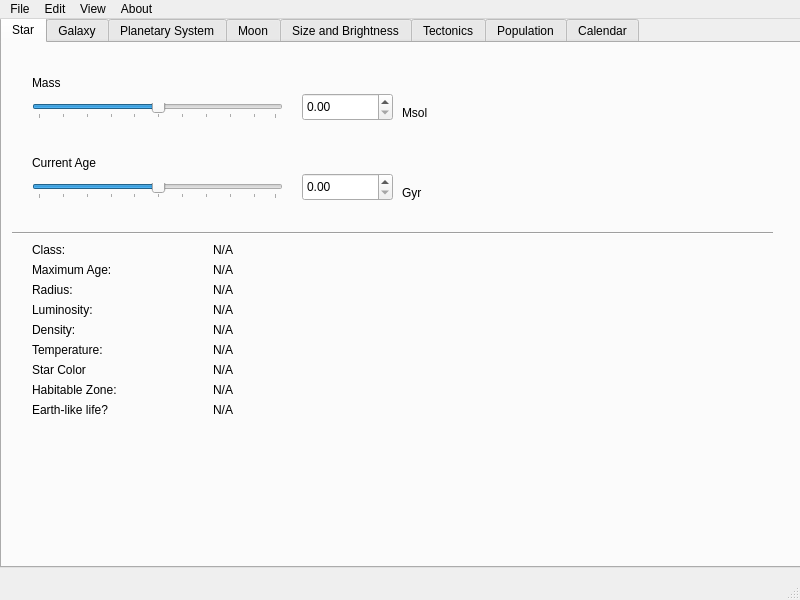
<?xml version="1.0" encoding="UTF-8"?>
<ui version="4.0">
 <class>WorldWeaver</class>
 <widget class="QMainWindow" name="WorldWeaver">
  <property name="geometry">
   <rect>
    <x>0</x>
    <y>0</y>
    <width>800</width>
    <height>600</height>
   </rect>
  </property>
  <property name="windowTitle">
   <string>WorldWeaver</string>
  </property>
  <widget class="QWidget" name="centralwidget">
   <widget class="QTabWidget" name="tabWidget">
    <property name="geometry">
     <rect>
      <x>0</x>
      <y>-2</y>
      <width>801</width>
      <height>551</height>
     </rect>
    </property>
    <property name="tabPosition">
     <enum>QTabWidget::TabPosition::North</enum>
    </property>
    <property name="currentIndex">
     <number>0</number>
    </property>
    <widget class="QWidget" name="tab">
     <attribute name="title">
      <string>Star</string>
     </attribute>
     <widget class="QLabel" name="label">
      <property name="geometry">
       <rect>
        <x>30</x>
        <y>30</y>
        <width>101</width>
        <height>20</height>
       </rect>
      </property>
      <property name="text">
       <string>Mass</string>
      </property>
     </widget>
     <widget class="QLabel" name="label_2">
      <property name="geometry">
       <rect>
        <x>30</x>
        <y>110</y>
        <width>101</width>
        <height>20</height>
       </rect>
      </property>
      <property name="text">
       <string>Current Age</string>
      </property>
     </widget>
     <widget class="QLabel" name="label_3">
      <property name="geometry">
       <rect>
        <x>400</x>
        <y>60</y>
        <width>63</width>
        <height>20</height>
       </rect>
      </property>
      <property name="text">
       <string>Msol</string>
      </property>
     </widget>
     <widget class="QLabel" name="label_4">
      <property name="geometry">
       <rect>
        <x>400</x>
        <y>140</y>
        <width>63</width>
        <height>20</height>
       </rect>
      </property>
      <property name="text">
       <string>Gyr</string>
      </property>
     </widget>
     <widget class="QSlider" name="starMassSlider">
      <property name="geometry">
       <rect>
        <x>30</x>
        <y>60</y>
        <width>251</width>
        <height>16</height>
       </rect>
      </property>
      <property name="maximum">
       <number>99</number>
      </property>
      <property name="singleStep">
       <number>1</number>
      </property>
      <property name="value">
       <number>50</number>
      </property>
      <property name="sliderPosition">
       <number>50</number>
      </property>
      <property name="orientation">
       <enum>Qt::Orientation::Horizontal</enum>
      </property>
      <property name="tickPosition">
       <enum>QSlider::TickPosition::TicksBelow</enum>
      </property>
     </widget>
     <widget class="QSlider" name="starAgeSlider">
      <property name="geometry">
       <rect>
        <x>30</x>
        <y>140</y>
        <width>251</width>
        <height>16</height>
       </rect>
      </property>
      <property name="maximum">
       <number>99</number>
      </property>
      <property name="singleStep">
       <number>1</number>
      </property>
      <property name="value">
       <number>50</number>
      </property>
      <property name="orientation">
       <enum>Qt::Orientation::Horizontal</enum>
      </property>
      <property name="tickPosition">
       <enum>QSlider::TickPosition::TicksBelow</enum>
      </property>
     </widget>
     <widget class="Line" name="line">
      <property name="geometry">
       <rect>
        <x>10</x>
        <y>180</y>
        <width>761</width>
        <height>20</height>
       </rect>
      </property>
      <property name="orientation">
       <enum>Qt::Orientation::Horizontal</enum>
      </property>
     </widget>
     <widget class="QWidget" name="formLayoutWidget">
      <property name="geometry">
       <rect>
        <x>30</x>
        <y>200</y>
        <width>201</width>
        <height>311</height>
       </rect>
      </property>
      <layout class="QFormLayout" name="formLayout">
       <property name="labelAlignment">
        <set>Qt::AlignmentFlag::AlignLeading|Qt::AlignmentFlag::AlignLeft|Qt::AlignmentFlag::AlignVCenter</set>
       </property>
       <property name="formAlignment">
        <set>Qt::AlignmentFlag::AlignRight|Qt::AlignmentFlag::AlignTop|Qt::AlignmentFlag::AlignTrailing</set>
       </property>
       <property name="leftMargin">
        <number>0</number>
       </property>
       <item row="0" column="0">
        <widget class="QLabel" name="label_5">
         <property name="text">
          <string>Class:</string>
         </property>
        </widget>
       </item>
       <item row="1" column="0">
        <widget class="QLabel" name="label_7">
         <property name="text">
          <string>Maximum Age:</string>
         </property>
        </widget>
       </item>
       <item row="2" column="0">
        <widget class="QLabel" name="label_8">
         <property name="text">
          <string>Radius:</string>
         </property>
        </widget>
       </item>
       <item row="3" column="0">
        <widget class="QLabel" name="label_9">
         <property name="text">
          <string>Luminosity:</string>
         </property>
        </widget>
       </item>
       <item row="4" column="0">
        <widget class="QLabel" name="label_19">
         <property name="text">
          <string>Density:</string>
         </property>
        </widget>
       </item>
       <item row="5" column="0">
        <widget class="QLabel" name="label_20">
         <property name="text">
          <string>Temperature:</string>
         </property>
        </widget>
       </item>
       <item row="6" column="0">
        <widget class="QLabel" name="label_32">
         <property name="text">
          <string>Star Color</string>
         </property>
        </widget>
       </item>
       <item row="7" column="0">
        <widget class="QLabel" name="label_33">
         <property name="text">
          <string>Habitable Zone:</string>
         </property>
        </widget>
       </item>
       <item row="8" column="0">
        <widget class="QLabel" name="label_34">
         <property name="text">
          <string>Earth-like life?</string>
         </property>
        </widget>
       </item>
       <item row="9" column="0" colspan="2">
        <spacer name="verticalSpacer">
         <property name="orientation">
          <enum>Qt::Orientation::Vertical</enum>
         </property>
         <property name="sizeHint" stdset="0">
          <size>
           <width>20</width>
           <height>40</height>
          </size>
         </property>
        </spacer>
       </item>
       <item row="0" column="1">
        <widget class="QLabel" name="starClassLabel">
         <property name="text">
          <string>N/A</string>
         </property>
         <property name="alignment">
          <set>Qt::AlignmentFlag::AlignRight|Qt::AlignmentFlag::AlignTrailing|Qt::AlignmentFlag::AlignVCenter</set>
         </property>
        </widget>
       </item>
       <item row="1" column="1">
        <widget class="QLabel" name="starMaxAgeLabel">
         <property name="text">
          <string>N/A</string>
         </property>
         <property name="alignment">
          <set>Qt::AlignmentFlag::AlignRight|Qt::AlignmentFlag::AlignTrailing|Qt::AlignmentFlag::AlignVCenter</set>
         </property>
        </widget>
       </item>
       <item row="2" column="1">
        <widget class="QLabel" name="starRadiusLabel">
         <property name="text">
          <string>N/A</string>
         </property>
         <property name="alignment">
          <set>Qt::AlignmentFlag::AlignRight|Qt::AlignmentFlag::AlignTrailing|Qt::AlignmentFlag::AlignVCenter</set>
         </property>
        </widget>
       </item>
       <item row="3" column="1">
        <widget class="QLabel" name="starLuminLabel">
         <property name="text">
          <string>N/A</string>
         </property>
         <property name="alignment">
          <set>Qt::AlignmentFlag::AlignRight|Qt::AlignmentFlag::AlignTrailing|Qt::AlignmentFlag::AlignVCenter</set>
         </property>
        </widget>
       </item>
       <item row="4" column="1">
        <widget class="QLabel" name="starDensityLabel">
         <property name="text">
          <string>N/A</string>
         </property>
         <property name="alignment">
          <set>Qt::AlignmentFlag::AlignRight|Qt::AlignmentFlag::AlignTrailing|Qt::AlignmentFlag::AlignVCenter</set>
         </property>
        </widget>
       </item>
       <item row="5" column="1">
        <widget class="QLabel" name="starTempLabel">
         <property name="text">
          <string>N/A</string>
         </property>
         <property name="alignment">
          <set>Qt::AlignmentFlag::AlignRight|Qt::AlignmentFlag::AlignTrailing|Qt::AlignmentFlag::AlignVCenter</set>
         </property>
        </widget>
       </item>
       <item row="6" column="1">
        <widget class="QLabel" name="starColorLabel">
         <property name="autoFillBackground">
          <bool>false</bool>
         </property>
         <property name="text">
          <string>N/A</string>
         </property>
         <property name="alignment">
          <set>Qt::AlignmentFlag::AlignRight|Qt::AlignmentFlag::AlignTrailing|Qt::AlignmentFlag::AlignVCenter</set>
         </property>
        </widget>
       </item>
       <item row="7" column="1">
        <widget class="QLabel" name="starHabZoneLabel">
         <property name="text">
          <string>N/A</string>
         </property>
         <property name="alignment">
          <set>Qt::AlignmentFlag::AlignRight|Qt::AlignmentFlag::AlignTrailing|Qt::AlignmentFlag::AlignVCenter</set>
         </property>
        </widget>
       </item>
       <item row="8" column="1">
        <widget class="QLabel" name="starHabPlanetLabel">
         <property name="text">
          <string>N/A</string>
         </property>
         <property name="alignment">
          <set>Qt::AlignmentFlag::AlignRight|Qt::AlignmentFlag::AlignTrailing|Qt::AlignmentFlag::AlignVCenter</set>
         </property>
        </widget>
       </item>
      </layout>
     </widget>
     <widget class="QDoubleSpinBox" name="starMassSpinBox">
      <property name="geometry">
       <rect>
        <x>300</x>
        <y>50</y>
        <width>91</width>
        <height>28</height>
       </rect>
      </property>
     </widget>
     <widget class="QDoubleSpinBox" name="starAgeSpinBox">
      <property name="geometry">
       <rect>
        <x>300</x>
        <y>130</y>
        <width>91</width>
        <height>28</height>
       </rect>
      </property>
     </widget>
    </widget>
    <widget class="QWidget" name="tab_2">
     <attribute name="title">
      <string>Galaxy</string>
     </attribute>
    </widget>
    <widget class="QWidget" name="tab_3">
     <attribute name="title">
      <string>Planetary System</string>
     </attribute>
    </widget>
    <widget class="QWidget" name="tab_4">
     <attribute name="title">
      <string>Moon</string>
     </attribute>
    </widget>
    <widget class="QWidget" name="tab_5">
     <attribute name="title">
      <string>Size and Brightness</string>
     </attribute>
    </widget>
    <widget class="QWidget" name="tab_6">
     <attribute name="title">
      <string>Tectonics</string>
     </attribute>
    </widget>
    <widget class="QWidget" name="tab_7">
     <attribute name="title">
      <string>Population</string>
     </attribute>
    </widget>
    <widget class="QWidget" name="tab_8">
     <attribute name="title">
      <string>Calendar</string>
     </attribute>
    </widget>
   </widget>
  </widget>
  <widget class="QMenuBar" name="menubar">
   <property name="geometry">
    <rect>
     <x>0</x>
     <y>0</y>
     <width>800</width>
     <height>33</height>
    </rect>
   </property>
   <widget class="QMenu" name="menuWorldWeaver">
    <property name="title">
     <string>File</string>
    </property>
   </widget>
   <widget class="QMenu" name="menuEdit">
    <property name="title">
     <string>Edit</string>
    </property>
   </widget>
   <widget class="QMenu" name="menuView">
    <property name="title">
     <string>View</string>
    </property>
   </widget>
   <widget class="QMenu" name="menuAbout">
    <property name="title">
     <string>About</string>
    </property>
   </widget>
   <addaction name="menuWorldWeaver"/>
   <addaction name="menuEdit"/>
   <addaction name="menuView"/>
   <addaction name="menuAbout"/>
  </widget>
  <widget class="QStatusBar" name="statusbar"/>
 </widget>
 <resources/>
 <connections/>
</ui>
